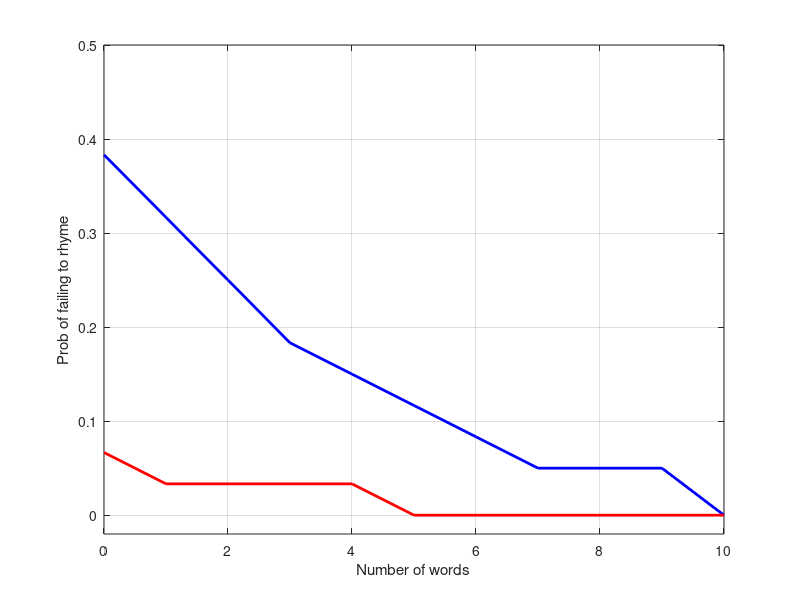

Source code (MATLAB):
% Data from Table 2.  Oddity paradigm

expErrors = [1.15, 1.49, 2.62]; eSE = [1.43, 1.58, 2.26]/sqrt(60);
conErrors = [0.17, 0.37, 0.67]; cSE = [1.11, 0.99, 1.188]/sqrt(30);

p1 = errorbar(1:3,expErrors,eSE); hold on;
set(p1,'linewidth',2);
p2 = errorbar(1:3,conErrors,cSE,'r'); hold off
set(p2,'linewidth',2);
grid on

set(gca,'xtick',[1:3],'xticklabel',{'1st','2nd','3rd'});
ylabel('Number of errors');
xlabel('Phoneme position');

% Rhyming data
n = 0:10;
expFailures = [37, 4, 4, 4, 2, 2, 2, 2, 0, 0, 3];
conFailures = [28, 1, 0, 0, 0, 1, 0, 0, 0, 0, 0];
clf
p = plot(n,1 - cumsum(expFailures)/60,'b-',n,1 - cumsum(conFailures)/30,'r-')
set(p,'linewidth',2);

xlabel('Number of words');
ylabel('Prob of failing to rhyme');
grid on
set(gca,'ylim',[-.02 0.5],'ytick',[0:.1:5])
set(gca,'xtick',[0:2:10]);
